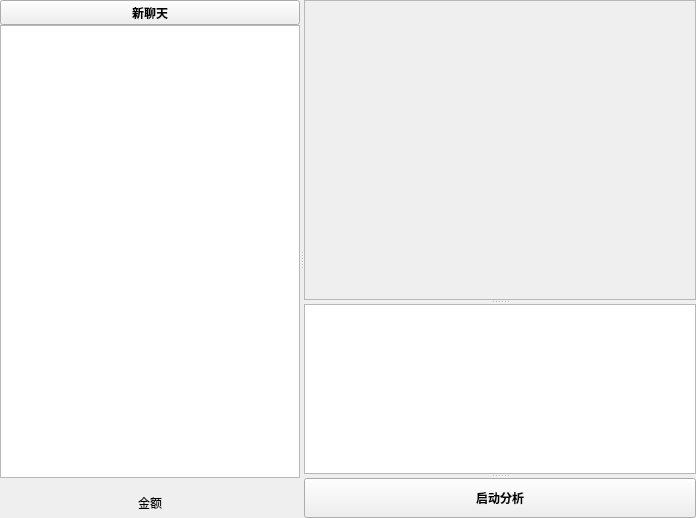
<?xml version="1.0" encoding="UTF-8"?>
<ui version="4.0">
 <class>DeepSeekPluginWidget</class>
 <widget class="QWidget" name="DeepSeekPluginWidget">
  <property name="geometry">
   <rect>
    <x>0</x>
    <y>0</y>
    <width>696</width>
    <height>518</height>
   </rect>
  </property>
  <property name="minimumSize">
   <size>
    <width>0</width>
    <height>100</height>
   </size>
  </property>
  <property name="windowTitle">
   <string>Form</string>
  </property>
  <layout class="QGridLayout" name="gridLayout_2">
   <property name="leftMargin">
    <number>0</number>
   </property>
   <property name="topMargin">
    <number>0</number>
   </property>
   <property name="rightMargin">
    <number>0</number>
   </property>
   <property name="bottomMargin">
    <number>0</number>
   </property>
   <property name="spacing">
    <number>0</number>
   </property>
   <item row="0" column="0">
    <widget class="QSplitter" name="hSplitter">
     <property name="orientation">
      <enum>Qt::Orientation::Horizontal</enum>
     </property>
     <widget class="QWidget" name="widget" native="true">
      <property name="minimumSize">
       <size>
        <width>200</width>
        <height>0</height>
       </size>
      </property>
      <property name="maximumSize">
       <size>
        <width>300</width>
        <height>16777215</height>
       </size>
      </property>
      <layout class="QGridLayout" name="gridLayout">
       <property name="leftMargin">
        <number>0</number>
       </property>
       <property name="topMargin">
        <number>0</number>
       </property>
       <property name="rightMargin">
        <number>0</number>
       </property>
       <property name="bottomMargin">
        <number>0</number>
       </property>
       <property name="spacing">
        <number>0</number>
       </property>
       <item row="1" column="0">
        <widget class="QListWidget" name="chatListWidget">
         <property name="sizePolicy">
          <sizepolicy hsizetype="Expanding" vsizetype="Expanding">
           <horstretch>0</horstretch>
           <verstretch>0</verstretch>
          </sizepolicy>
         </property>
         <property name="minimumSize">
          <size>
           <width>200</width>
           <height>0</height>
          </size>
         </property>
         <property name="maximumSize">
          <size>
           <width>16777215</width>
           <height>16777215</height>
          </size>
         </property>
        </widget>
       </item>
       <item row="0" column="0">
        <widget class="QPushButton" name="newChatButton">
         <property name="sizePolicy">
          <sizepolicy hsizetype="Expanding" vsizetype="Expanding">
           <horstretch>0</horstretch>
           <verstretch>0</verstretch>
          </sizepolicy>
         </property>
         <property name="minimumSize">
          <size>
           <width>0</width>
           <height>25</height>
          </size>
         </property>
         <property name="maximumSize">
          <size>
           <width>16777215</width>
           <height>25</height>
          </size>
         </property>
         <property name="font">
          <font>
           <bold>true</bold>
          </font>
         </property>
         <property name="text">
          <string>新聊天</string>
         </property>
         <property name="checkable">
          <bool>false</bool>
         </property>
        </widget>
       </item>
       <item row="2" column="0">
        <widget class="QLabel" name="moneyShow">
         <property name="sizePolicy">
          <sizepolicy hsizetype="Expanding" vsizetype="Expanding">
           <horstretch>0</horstretch>
           <verstretch>0</verstretch>
          </sizepolicy>
         </property>
         <property name="minimumSize">
          <size>
           <width>0</width>
           <height>40</height>
          </size>
         </property>
         <property name="maximumSize">
          <size>
           <width>16777215</width>
           <height>30</height>
          </size>
         </property>
         <property name="font">
          <font>
           <bold>false</bold>
           <hintingpreference>PreferFullHinting</hintingpreference>
          </font>
         </property>
         <property name="layoutDirection">
          <enum>Qt::LayoutDirection::LeftToRight</enum>
         </property>
         <property name="text">
          <string>金额</string>
         </property>
         <property name="alignment">
          <set>Qt::AlignmentFlag::AlignCenter</set>
         </property>
        </widget>
       </item>
      </layout>
     </widget>
     <widget class="QSplitter" name="vSplitter">
      <property name="orientation">
       <enum>Qt::Orientation::Vertical</enum>
      </property>
      <widget class="QScrollArea" name="chatScrollArea">
       <property name="sizePolicy">
        <sizepolicy hsizetype="Expanding" vsizetype="Expanding">
         <horstretch>0</horstretch>
         <verstretch>0</verstretch>
        </sizepolicy>
       </property>
       <property name="minimumSize">
        <size>
         <width>390</width>
         <height>300</height>
        </size>
       </property>
       <property name="maximumSize">
        <size>
         <width>16777215</width>
         <height>16777215</height>
        </size>
       </property>
       <property name="widgetResizable">
        <bool>true</bool>
       </property>
       <widget class="QWidget" name="scrollAreaWidgetContents">
        <property name="geometry">
         <rect>
          <x>0</x>
          <y>0</y>
          <width>391</width>
          <height>298</height>
         </rect>
        </property>
       </widget>
      </widget>
      <widget class="QTextEdit" name="textEdit">
       <property name="sizePolicy">
        <sizepolicy hsizetype="Expanding" vsizetype="Expanding">
         <horstretch>0</horstretch>
         <verstretch>0</verstretch>
        </sizepolicy>
       </property>
       <property name="minimumSize">
        <size>
         <width>390</width>
         <height>100</height>
        </size>
       </property>
       <property name="maximumSize">
        <size>
         <width>16777215</width>
         <height>16777215</height>
        </size>
       </property>
      </widget>
      <widget class="QPushButton" name="analysisButton">
       <property name="sizePolicy">
        <sizepolicy hsizetype="Expanding" vsizetype="Expanding">
         <horstretch>0</horstretch>
         <verstretch>0</verstretch>
        </sizepolicy>
       </property>
       <property name="minimumSize">
        <size>
         <width>390</width>
         <height>40</height>
        </size>
       </property>
       <property name="maximumSize">
        <size>
         <width>16777215</width>
         <height>35</height>
        </size>
       </property>
       <property name="font">
        <font>
         <bold>true</bold>
        </font>
       </property>
       <property name="whatsThis">
        <string>&lt;html&gt;&lt;head/&gt;&lt;body&gt;&lt;p&gt;启动项目分析&lt;/p&gt;&lt;/body&gt;&lt;/html&gt;</string>
       </property>
       <property name="text">
        <string>启动分析</string>
       </property>
       <property name="iconSize">
        <size>
         <width>20</width>
         <height>20</height>
        </size>
       </property>
       <property name="autoDefault">
        <bool>false</bool>
       </property>
      </widget>
     </widget>
    </widget>
   </item>
  </layout>
 </widget>
 <resources/>
 <connections/>
</ui>
